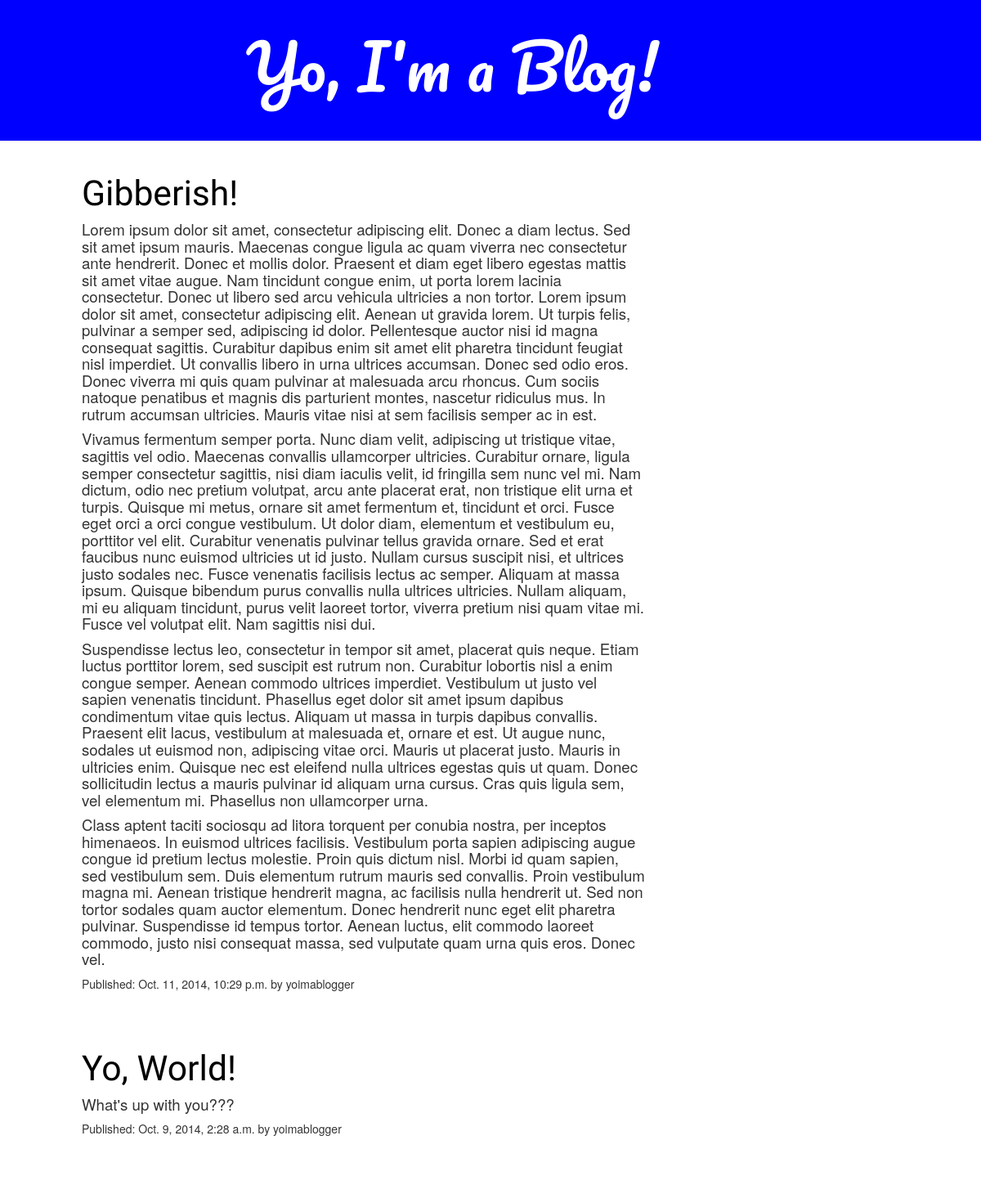
Before: / with the older database file.
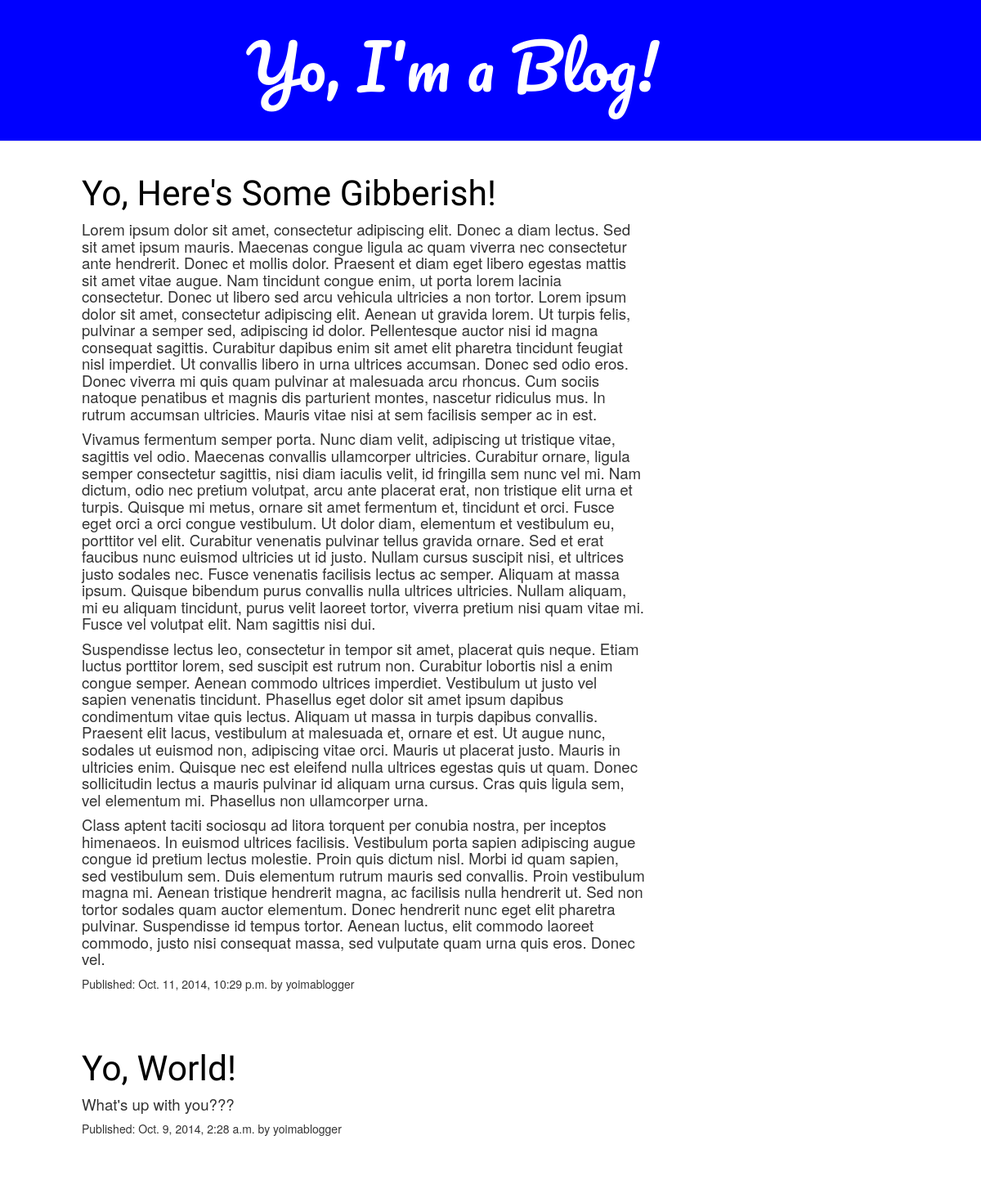
After: the same page with the newer database file.
### blog/models.py (models this page shows, shortened)
class Post(models.Model):
    author = models.ForeignKey(User)
    title = models.CharField(max_length=200)
    text = models.TextField()
    created_date = models.DateTimeField(
            default=timezone.now)
    published_date = models.DateTimeField(
            blank=True, null=True)

### blog/views.py (the view)
# urls.py: url(r'^$', views.post_list),
def post_list(request):
    posts = Post.objects.filter(published_date__isnull=False).order_by('published_date')
    return render(request, 'blog/post_list.html', {'posts': posts})

### blog/templates/blog/post_list.html (shortened to what this page needs)
{% extends 'blog/base.html' %}
      {% block content %}
          {% for post in posts reversed %}
            <div class="post">
              <h2><a href="">{{ post.title }}</a></h2>
              <h4>{{ post.text|linebreaks }}</h4>
              <p>Published: {{ post.published_date }} by {{ post.author }}</p>
            </div>
          {% endfor %}
      {% endblock content %}

### blog/templates/blog/base.html (shortened to what this page needs)
{% load staticfiles %}
<html>
  <head>
      <link rel="stylesheet" href="//maxcdn.bootstrapcdn.com/bootstrap/3.2.0/css/bootstrap.min.css">
      <link rel="stylesheet" href="//maxcdn.bootstrapcdn.com/bootstrap/3.2.0/css/bootstrap-theme.min.css">
      <link rel="stylesheet" href="{% static 'css/blog.css' %}">
  </head>
  <body>
    <div class="page-header">
      <span title="yo, why are you hovering over me? just click me already."><h1><a href="/">Yo, I'm a Blog!</a></h1></span>
    </div>
    <div class="content">
        <div class="row">
            <div class="col-md-8">
                {% block content %}
                {% endblock content %}
            </div>
        </div>
    </div>
  </body>
</html>

### static/css/blog.css (style rules this page uses)
.page-header h1, .page-header h1 a, .page-header h1 a:visited, .page-header h1 a:active { color: white; font-size: 56pt; font-family: 'Pacifico', cursive; text-decoration: none; margin-left: auto; margin-right: auto; width: 8em; }
.page-header { background-color: blue; margin-top: 0; margin-left: auto; padding: 20px 20px 20px 20px; }
h2 a { color: black; font-size: 32pt; }
h2 { font-family: 'Cardo', serif; }
h4 { font-size: 14pt; }
.post { margin-left: 100px; margin-bottom: 70px; }

Changed rows visible on the page:
changed Post: title "Gibberish!" → "Yo, Here's Some Gibberish!"
